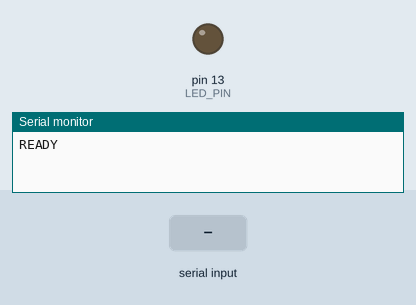
The sketch below on a simulated Arduino Uno, built with avr-gcc and run on an emulated ATmega328P. Parts: output pins drawn as LEDs (lit = HIGH), the last lines printed to the serial monitor. The test bench sets the inputs (shaded band).

Above: at 1.2 s.
1.3 s: "ON\n" received over Serial
At 2.4 s:
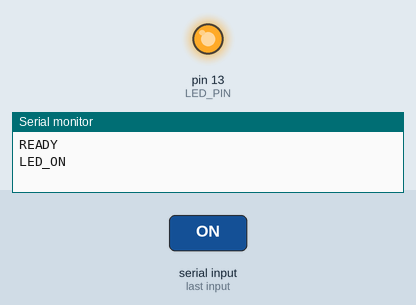
2.8 s: "OFF\n" received over Serial
At 3.6 s:
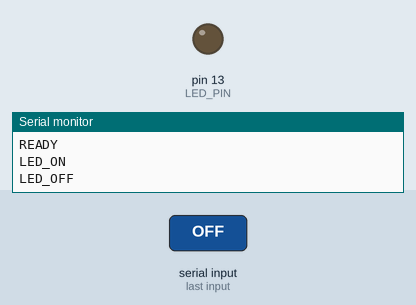
Timing chart, 0 to 5.8 s (numbered marks = the images above; inputs shaded):
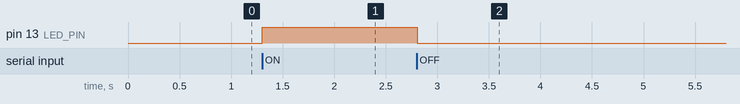

Measured:
- after the input at 1.3 s, pin 13 (LED_PIN): LOW → HIGH at once
- after the input at 2.8 s, pin 13 (LED_PIN): HIGH → LOW at once

The sketch:

LedSerial.ino
```cpp
const int LED_PIN = 13;

void setup() {
  pinMode(LED_PIN, OUTPUT);
  Serial.begin(9600);
  Serial.println("READY");
}

void loop() {
  if (Serial.available()) {
    String cmd = Serial.readStringUntil('\n');
    cmd.trim();

    if (cmd == "ON") {
      digitalWrite(LED_PIN, HIGH);
      Serial.println("LED_ON");
    }
    else if (cmd == "OFF") {
      digitalWrite(LED_PIN, LOW);
      Serial.println("LED_OFF");
    }
    else {
      Serial.println("CMD_INVALID");
    }
  }
}
```
